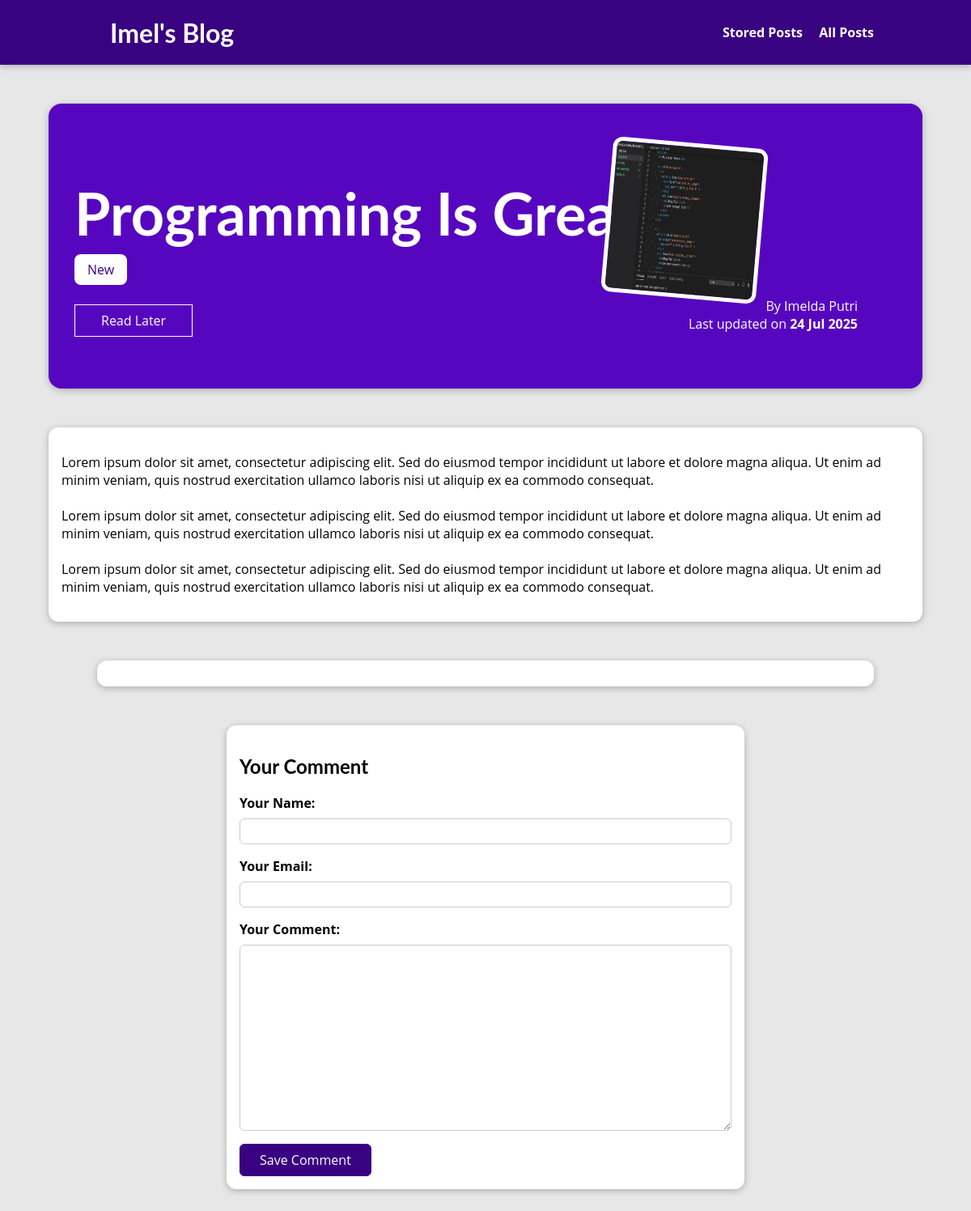
The page /posts/programming-is-great on the database its author committed.
### blog/models.py (models this page shows, shortened)
class Post(models.Model):
    title = models.CharField(max_length=150)
    excerpt = models.CharField(max_length=200)
    image = models.ImageField(upload_to="posts", null=True)
    date = models.DateField(auto_now=True)  # Automatically set the date when the post is created or updated
    slug = models.SlugField(unique=True, db_index=True)  # Unique identifier for the post, used in URLs
    content = models.TextField(validators=[MinLengthValidator(10)])  # Content of the post with a minimum length of 10 characters
    tags = models.ManyToManyField(Tag)  # Many-to-many relationship with Tag
    author = models.ForeignKey(
        Author, on_delete=models.SET_NULL, null=True, related_name='posts')

class Tag(models.Model):
    caption = models.CharField(max_length=20)

class Author(models.Model):
    first_name = models.CharField(max_length=100)
    last_name = models.CharField(max_length=100)
    email_address = models.EmailField()
    def full_name(self):
        return f"{self.first_name} {self.last_name}"
    def __str__(self):
        return self.full_name()

### blog/views.py (the view, shortened to what this page needs)
# urls.py: path("posts/<slug:slug>", views.SinglePostView.as_view(), name="post-detail-page"), # /posts/my-first-post (search engine friendly identifier)
class SinglePostView(View):
    def is_stored_post(self, request, post_id):
        stored_posts = request.session.get("stored_posts")
        if stored_posts is not None:
            is_save_for_later = post_id in stored_posts
        else:
            is_save_for_later = False
        return is_save_for_later
    def get(self, request, slug):
        post = Post.objects.get(slug=slug)
        context = {
            "post": post,
            "post_tags": post.tags.all(),
            "comment_form": CommentForm(),
            "comments": post.comments.all().order_by("-id"),  # Fetch all comments associated with the post
            "saved_for_later": self.is_stored_post(request, post.id)
        }
        return render(request, "blog/post-detail.html", context)

### blog/forms.py
class CommentForm(forms.ModelForm):
    class Meta:
        model = Comment
        exclude = ["post"]
        labels = {
            "user_name": "Your Name",
            "user_email": "Your Email",
            "text": "Your Comment"
        }

### blog/templates/blog/post-detail.html (shortened to what this page needs)
{% extends "base.html" %}
{% load static %}
{% block css_files %}
    <link rel="stylesheet" href="{% static "blog/post-detail.css" %}" />
{% endblock %}
{% block content %}
    <section id="summary">
        <h2>{{ post.title }}</h2>
        <div>
            {% for tag in post_tags %}
                <span class="tag">{{ tag.caption }}</span>
            {% endfor %}
        </div>
        <div id="read-later">
            <form action="{% url "read-later" %}" method="POST">
                <button>
                    {% if saved_for_later %}
                        Remove from "Read Later" List
                    {% else %}
                        Read Later
                    {% endif %}
                </button>
            </form>
        </div>
        <article>
            <img src="{{ post.image.url }}" alt="{{ post.title }}" />
            <adress>By <a href="mailto:{{ post.author.email_address }}">{{ post.author }}</a></adress>
            <div>
                Last updated on <time>{{ post.date|date:"d M Y" }}</time>
            </div>
        </article>
    </section>
    <main>
        {{ post.content|linebreaks }}
    </main>
    <section id="comments">
    </section>
    <section id="comment-form">
        <h2>Your Comment</h2>
        <form action="{% url "post-detail-page" post.slug %}" method="POST">
            {% for form_field in comment_form %}
            <div class="form-control {% if form_field.errors %}invalid{% endif %}">
                {{ form_field.label_tag }}
                {{ form_field }}
            </div>
            {% endfor %}
            <button>Save Comment</button>
        </form>
    </section>
{% endblock %}

### static/app.css (style rules this page uses)
* { box-sizing: border-box; }
html { font-family: 'Open Sans', 'Lato', sans-serif; }
body { margin: 0; }
h1, h2, h3 { font-family: 'Lato', sans-serif; font-weight: bold; }

### blog/static/blog/post-detail.css (style rules this page uses)
body { background-color: #e7e7e7; }
#summary { margin: 8rem auto 3rem auto; padding: 2rem; width: 90%; max-width: 90rem; border-radius: 16px; background-color: #5706c0; position: relative; box-shadow: 0 2px 8px rgba(0, 0, 0, 0.25); height: 22rem; }
#summary h2 { color: white; font-size: 4.5rem; margin-bottom: 1rem; }
#summary article { position: absolute; top: 2rem; right: 3rem; padding: 1rem 2rem; border-radius: 12px; text-align: right; color: white; }
#summary article img { width: 12rem; height: 12rem; border-radius: 12px; transform: rotateZ(5deg); border: 5px solid white; margin-bottom: 1rem; }
#summary a { color: white; text-decoration: none; }
#summary time { font-weight: bold; }
#read-later { margin: 2rem 0; }
#read-later button { background-color: transparent; border: 1px solid white; padding: 0.5rem 2rem; font: inherit; color: white; cursor: pointer; }
main { width: 90%; max-width: 90rem; margin: 3rem auto; background-color: white; padding: 1rem; border-radius: 12px; box-shadow: 0 2px 8px rgba(0, 0, 0, 0.25); }
.tag { background-color: white; color:#390281; padding: 0.5rem 1rem; border-radius: 8px; }
#comment-form { margin: 3rem auto; width: 90%; max-width: 40rem; border-radius: 12px; background-color: white; box-shadow: 0 2px 8px rgba(0, 0, 0, 0.25); padding: 1rem; }
#comment-form button { font: inherit; background-color: #390281; color: white; border: 1px solid #390281; padding: 0.5rem 1.5rem; border-radius: 6px; cursor: pointer; }
.form-control { margin-bottom: 1rem; }
.form-control label { font-weight: bold; margin-bottom: 0.5rem; display: block; }
.form-control input, .form-control textarea { display: block; width: 100%; font: inherit; padding: 0.25rem; border-radius: 6px; border: 1px solid #ccc; }
#comments { margin: 3rem auto; width: 90%; max-width: 60rem; border-radius: 12px; background-color: white; box-shadow: 0 2px 8px rgba(0, 0, 0, 0.25); padding: 1rem 2rem; }

### rows shown on the page
Post: title "Programming Is Great!", image (picture), author "Imelda Putri", date "24 Jul 2025", content "Lorem ipsum dolor sit amet, consectetur adipiscing elit. Sed do eiusmod tempor incididunt ut labore et dolore magna aliqua. Ut enim ad minim veniam, quis nostrud exercitation ullamco laboris nisi ut aliquip ex ea commodo consequat. Lorem ipsum dolor sit amet, consectetur adipiscing elit. Sed do eiusmod tempor incididunt ut labore et dolore magna aliqua. Ut enim ad minim veniam, quis nostrud exercitation ullamco laboris nisi ut aliquip ex ea commodo consequat. Lorem ipsum dolor sit amet, consectetur adipiscing elit. Sed do eiusmod tempor incididunt ut labore et dolore magna aliqua. Ut enim ad minim veniam, quis nostrud exercitation ullamco laboris nisi ut aliquip ex ea commodo consequat."
Tag: caption "New"
